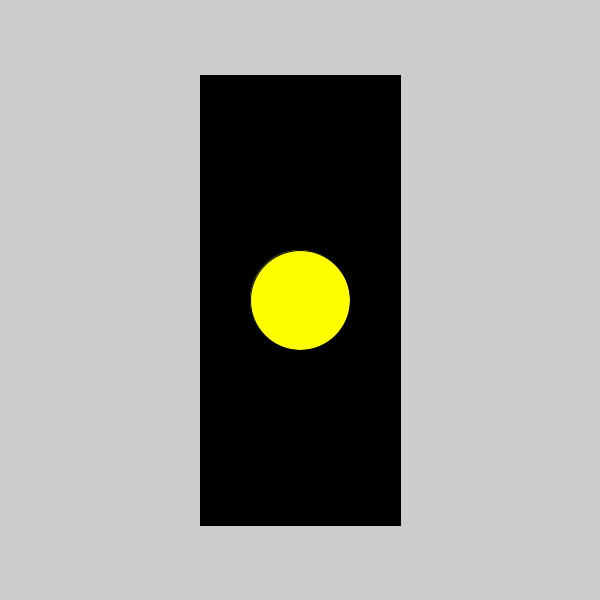
Frame 1 (no input)
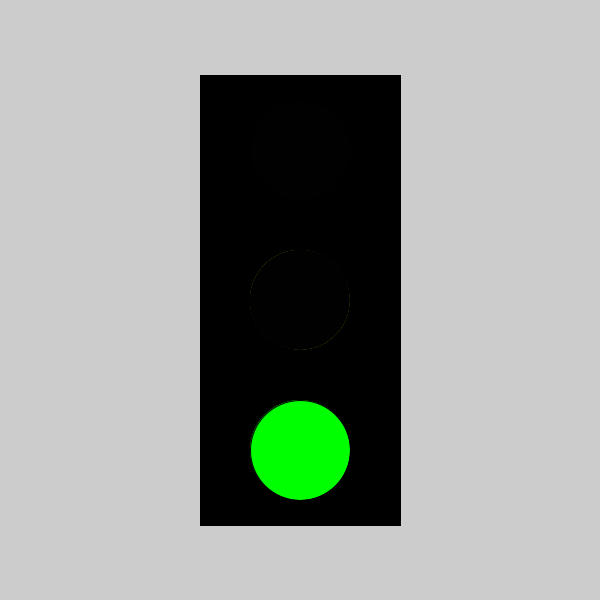
Frame 60 (the mouse pressed at the canvas centre just before this capture)
Frame 120 (the mouse held since frame 60 and released just before this capture): identical to frame 60, image omitted

The Processing sketch that drew these frames (run headless with seeded random() and noise(); from frame 60 on, the mouse is pressed at the canvas centre):

// Processing sketch: sketch_1_Task6
// ── sketch_1_Task6.pde
//6.a
color r = color(255,0,0);
color y = color(255,255,0);
color g = color(0,255,0);
color lightOff = 1;

//6.b

int red = 0;
int yellow = 1;
int green = 2; 


//6.c
void setup(){
  size (600,600);
  fill(0);
  rectMode (CENTER);
  rect(width/2,height/2,200,450);}
  
  
//6.d
void draw(){
  println(frameCount);
  ellipseMode (CENTER);
switch(frameCount%300){
 case 0:
 fill(r);
 ellipse(width/2,height/4,100,100);
 fill(lightOff);
 ellipse(width/2,height/2,100,100);
 ellipse(width/2,(height/4)*3,100,100);
 break;
 case 1:
 fill(y);
 ellipse(width/2,height/2,100,100);
 fill(lightOff);
 ellipse(width/2,height/4,100,100);
 ellipse(width/2,(height/4)*3,100,100);
 break;
 case 2:
 fill(g);
 ellipse(width/2,(height/4)*3,100,100);
 fill(lightOff);
 ellipse(width/2,height/2,100,100);
 ellipse(width/2,height/4,100,100);
 break; 
}}
